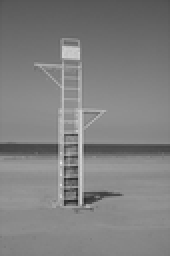
%> input picture Assignment_1/code/03.png, 85 x 128 px, shrunk from 256 x 384 before the run (shown 2 times larger)
$ octave main.m   (GNU Octave 9; MATLAB toolbox functions it lacks are replaced by stand-ins)
%> lines starting %> are read from the running program, lines starting %| are printed output that depends on the picture; in (x1, y1, x2, y2) boxes, pixels count from 0 and x2, y2 are one past the last pixel; in counts of white or black regions, pixels touching at a corner belong together; the program's own positions count from 1
### Assignment_1/code/filter_spa.m
function img_result = filter_spa(img_input, filter)
    I = img_input;
    [x,y] = size(I);
    [f,g] = size(filter);
    if f~=g
        disp("This filter is not a square.");
        return;
    end
    if mod(f,2)==0
        disp("Size of the filter is even.");
        return;
    end
    dim = (f-1)/2;
    for i = 1+dim:x-dim
        for j = 1+dim:y-dim
            subI = I(i-dim:i+dim,j-dim:j+dim);
            subI = double(subI);
            img_result(i,j) = sum(dot(subI,filter));
        end
    end
    img_result = uint8(img_result);
end

### Assignment_1/code/noiseGenerate.m
function output = noiseGenerate(varargin)

% flags == 0: add gaussian noise
% flags == 1: add salt-and-pepper noise
% G_mean & G_sv: the mean and standard variance of Guassian noise
% S_p & P_p: the probabilities of salt noise and pepper noise respectly
% Parameters list can be: (input,flags)
%                         (input,flags,G_mean,G_sv) with flags == 0
%                         (input,flags,S_p,P_p) with flags == 1

input = varargin{1};
flags = varargin{2};

input = double(input(:,:,1));
[m, n] = size(input);

input = input/255;

if flags == 0
    if nargin == 2
        G_mean = 0;
        G_sv = 30;
    elseif nargin == 4
        G_mean = varargin{3};
        G_sv = varargin{4};
    end
    n_guassian = G_mean + (G_sv/255).*randn(m,n);
    output = n_guassian + input;
elseif flags == 1
    if nargin == 2
        S_p = 0.2;
        P_p = 0.2;
    elseif nargin == 4
        S_p = varargin{3};
        P_p = varargin{4};
    end
    x = rand(m, n);
    output = input;
    output(find(x <= S_p)) = 0;
    output(find(x > S_p & x <(S_p+P_p))) = 1;
end

output = uint8(mat2gray(output) * 255);

end

### Assignment_1/code/medfilt2d.m
function img_result = medfilt2d(img_input, size)
    I = img_input;
    x = numel(img_input(:,1));
    y = numel(img_input(1,:));
    f = size;
    %disp("f is "+f);
    if f<=0
        disp("The size must be greater than 0");
        return;
    end
    if mod(f,2)==0
        disp("Size of the filter is even.");
        return;
    end
    dim = (f-1)/2;
    %disp("dim is: "+dim)
    for i = 1+dim:x-dim
        for j = 1+dim:y-dim
            %disp("i: "+i+" j: "+j)
            subI = I(i-dim:i+dim,j-dim:j+dim);
            subI = double(subI);
            img_result(i,j) = median(reshape(subI,[1,f*f]));
        end
    end
    img_result = uint8(img_result);
end

### Assignment_1/code/dft_2d.m
function img_result = dft_2d(img_input, flag)

% You should include the center shifting in this function

if flag == "DFT"
    img_input = double(img_input);
     [Img_M, Img_N] = size(img_input);
     img_result=zeros(Img_M,Img_N);
     SumOutner = 0;

     [nx,ny]=ndgrid([0:Img_M-1]-(Img_M-1)/2,[0:Img_N-1]-(Img_N-1)/2 );
     du=1;
     for u = [0:Img_M-1]-(Img_M-1)/2
         dv=1;
        for v = [0:Img_N-1]-(Img_N-1)/2
            SumOutner=sum(sum(img_input.*exp(-1i*2*3.1416*(u*nx/Img_M+v*ny/Img_N))));
            img_result(du,dv) = SumOutner;
            dv=dv+1;
        end
        du=du+1;
     end
elseif flag == "IDFT"
    img_input = double(img_input);
     [Img_M, Img_N] = size(img_input);
     img_result=zeros(Img_M,Img_N);
     SumOutner = 0;

     [nx,ny]=ndgrid([0:Img_M-1]-(Img_M-1)/2,[0:Img_N-1]-(Img_N-1)/2 );
     dx=1;
     for u = [0:Img_M-1]-(Img_M-1)/2
         dy=1;
        for v = [0:Img_N-1]-(Img_N-1)/2
            SumOutner=sum(sum(img_input.*exp(1i*2*3.1416*(u*nx/Img_M+v*ny/Img_N))));
            img_result(dx,dy) = SumOutner/ (Img_M * Img_N);
            dy=dy+1;
        end
        dx=dx+1;
     end
end

end

### Assignment_1/code/avg_freq.m
function f = avg_freq(p, q, cutoff)
    [v,u] = freqspace([p q],'meshgrid');
    dist = sqrt(v.^2+u.^2);
    func = 1-exp(-dist.^2./(2*cutoff.^2));
    H = zeros(p,q);
    for i = 1:p
        for j = 1:q
            if func(i,j) <= cutoff
                H(i,j) = 1;
            else
                H(i,j) = 0;
            end
        end
    end
    f = H;
end

### Assignment_1/code/lap_freq.m
function f = lap_freq(p, q, cutoff)
    [v,u] = freqspace([p q],'meshgrid');
    dist = sqrt(v.^2+u.^2);
    func = exp(-dist.^2./(2*cutoff.^2));
    H = zeros(p,q);
    for i = 1:p
        for j = 1:q
            if func(i,j) <= cutoff
                H(i,j) = 1;
            else
                H(i,j) = 0;
            end
        end
    end
    f = H;
end

### Assignment_1/code/filter2d_fre.m
function img_result = filter2d_fre(img_input,filter)
%FILTER2D_FRE Summary of this function goes here
%   Detailed explanation goes here
    h1 = img_input.*filter;
    idft_img = dft_2d(h1, 'IDFT');
    real_img = uint8(abs(idft_img));
    real_spectrum = mat2gray(real_img);
    img_result = real_spectrum;
end

### Assignment_1/code/high_freq_emphasis.m
function img_result = high_freq_emphasis(img_input, a, b, type)
if type == "butterworth"
    f = a+b*butterworth(size(img_input),0.1,1);
elseif type == "gaussian"
    f = a+b*gaussian(size(img_input),0.1);
else
    return
end
ft = dft_2d(img_input, "DFT");
img_result = uint8(abs(dft_2d(ft.*f, "IDFT")));
end

### Assignment_1/code/butterworth.m
function [ f ] = butterworth( size,cutoff,n )
%UNTITLED2 Summary of this function goes here
%   Detailed explanation goes here
    [v,u] = freqspace(size,'meshgrid');
    dist = sqrt(v.^2+u.^2);
    f = 1./((1+cutoff./dist).^(2*n));
end

### Assignment_1/code/gaussian.m
function [ f ] = gaussian( size,cutoff )
%UNTITLED2 Summary of this function goes here
%   Detailed explanation goes here
    [v,u] = freqspace(size,'meshgrid');
    dist = sqrt(v.^2+u.^2);
    f = 1-exp(-dist.^2./(2*cutoff.^2));
end

### Assignment_1/code/main.m
clc
clear

img = imread('03.png');
%> img is the input picture: size 128x85 uint8; min 34, max 229, mean 127.9

%% --------------- Task 1: Spatial Linear Filtering ---------------
averaging_mask = [1/25 1/25 1/25 1/25 1/25; 1/25 1/25 1/25 1/25 1/25; 1/25 1/25 1/25 1/25 1/25;
    1/25 1/25 1/25 1/25 1/25;  1/25 1/25 1/25 1/25 1/25];
sobelX_mask = [-1 0 1; -2 0 2; -1 0 1];
sobelY_mask = [1 2 1; 0 0 0; -1 -2 -1];
laplacian_mask = [1 1 1; 1 -8 1; 1 1 1 ];

ave_result = filter_spa(img, averaging_mask);
sobelX_result = filter_spa(img, sobelX_mask);
sobelY_result = filter_spa(img, sobelY_mask);
laplacian_result = filter_spa(img, laplacian_mask);

subplot(221), imshow(ave_result), title('Averaging')
subplot(222), imshow(sobelX_result), title('Sobel X')
subplot(223), imshow(sobelY_result), title('sobel Y')
subplot(224), imshow(laplacian_result), title('Laplacian')
% [4 lines of commented-out code are left out]

%%  --------------- Task 2: Spatial Non-linear Filtering  ---------------

% add gaussian noises to the original input image
img_gau = noiseGenerate(img, 0, 0, 30);
%> in noiseGenerate, `flags = varargin{2};`: flags = 0
%> in noiseGenerate, `G_sv = varargin{4};`: G_sv = 30
%> in noiseGenerate, `output = n_guassian + input;`:
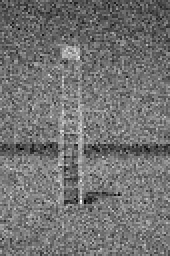
%> output: size 128x85 double (shown 2 times larger); min -0.0785, max 1.21, mean 0.501; drawn with min black and max white

% add salt-and-pepper noises to the original input image
img_sp = noiseGenerate(img, 1, 0.3, 0.3);

% imwrite(img_gau, './sample/result images/task2/img_gaussian.png')
% imwrite(img_sp, './sample/result images/task2/img_sp.png')

size = 3;
gau_result = medfilt2d(img_gau, size);
%> the loop in medfilt2d, `for i = 1+dim:x-dim` made 126 passes
sp_result = medfilt2d(img_sp, size);
%> call 2 of medfilt2d, with size = 3
%> the loop in medfilt2d (call 2), `for i = 1+dim:x-dim` made 126 passes
%> after the loop in medfilt2d (call 2), `for i = 1+dim:x-dim`:
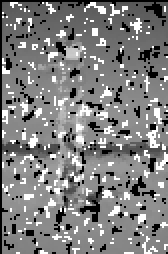
%> img_result: size 127x84 double (shown 2 times larger); min 0, max 255, mean 127.7

% imwrite(gau_result, './sample/result images/task2/med_gaussian.png')
% imwrite(sp_result, './sample/result images/task2/med_sp.png')

figure,
subplot(121), imshow(gau_result), title('Median Filter with Gaussian Noises')
subplot(122), imshow(sp_result), title('Median Filter with Salt-and-Pepper Noises')

%%  --------------- Task 3: Discrete Fourier Transform  ---------------
dft_img = dft_2d(img, 'DFT');
%> after the loop in dft_2d, `for u = [0:Img_M-1]-(Img_M-1)/2`: du = 129

% Compute the Fourier Spectrum. Remember to do the enhancement.
%dft_spectrum = uint8(abs(dft_img)/60);
dft_spectrum = uint8(log(abs(dft_img)+1));
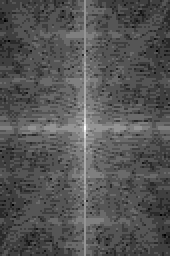
%> dft_spectrum: size 128x85 uint8 (shown 2 times larger); min 2, max 14, mean 5.99; drawn with min black and max white
dft_spectrum = mat2gray(dft_spectrum);
%> dft_spectrum: size 128x85 double
imshow(dft_spectrum)
% imwrite(dft_spectrum, './sample/result images/task3/dft_spectrum.png')

idft_img = dft_2d(dft_img, 'IDFT');

% Transform idft_img to a real-value matrix
real_img = uint8(abs(idft_img));
real_spectrum = mat2gray(real_img);
% imwrite(real_spectrum, './sample/result images/task3/idft_spectrum.png')

figure,
subplot(121), imshow(dft_spectrum), title('Fourier Spectrum')
subplot(122), imshow(real_spectrum), title('Image after IDFT')

%% ---------- Task 4: Filtering in the Frequency Domain -----------
clear size
[m, n] = size(img);
%> m = 128; n = 85
averaging_mask = avg_freq(m, n, 0.4);
%> after the loop in avg_freq, `for i = 1:p`:
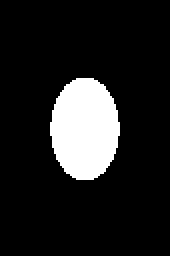
%> H: size 128x85 double (shown 2 times larger); values 0 (black) and 1 (white), 12.8% white; 1 white region, box (x1, y1, x2, y2) and area: (25, 39, 60, 90) 1397
%imshow(averaging_mask);
laplacian_mask = lap_freq(m, n, 0.2);
%> after the loop in lap_freq, `for i = 1:p`:
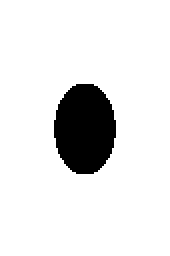
%> H: size 128x85 double (shown 2 times larger); values 0 (black) and 1 (white), 89.8% white; 1 black region, box (x1, y1, x2, y2) and area: (27, 42, 58, 87) 1107

ave_freq = filter2d_fre(dft_img, averaging_mask);
laplacian_freq = filter2d_fre(dft_img, laplacian_mask);
%> in filter2d_fre (call 2), `real_spectrum = mat2gray(real_img);`:
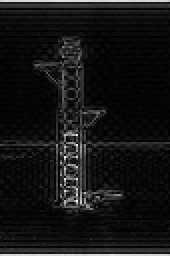
%> real_spectrum: size 128x85 double (shown 2 times larger); min 0, max 1, mean 0.0833

% imwrite(ave_freq, './sample/result images/task4/img_ave_freq.png')
% imwrite(laplacian_freq, './sample/result images/task4/img_sharpen_freq.png')

figure,
subplot(121), imshow(ave_freq), title('Averaging in Frequancy Domain')
subplot(122), imshow(laplacian_freq), title('Sharpen in Frequency Domain')

%% Task 5: High-Frequency Emphasis
a = 0.5;
b = 2;

butter_result = high_freq_emphasis(img, a, b, 'butterworth');
%> in high_freq_emphasis, `img_result = uint8(abs(dft_2d(ft.*f, "IDFT")));`:
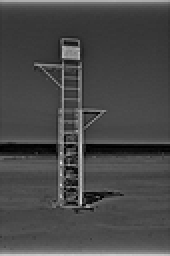
%> img_result: size 128x85 uint8 (shown 2 times larger); min 0, max 226, mean 72.7
gaussian_result = high_freq_emphasis(img, a, b, 'gaussian');
%> (the run ends here)
